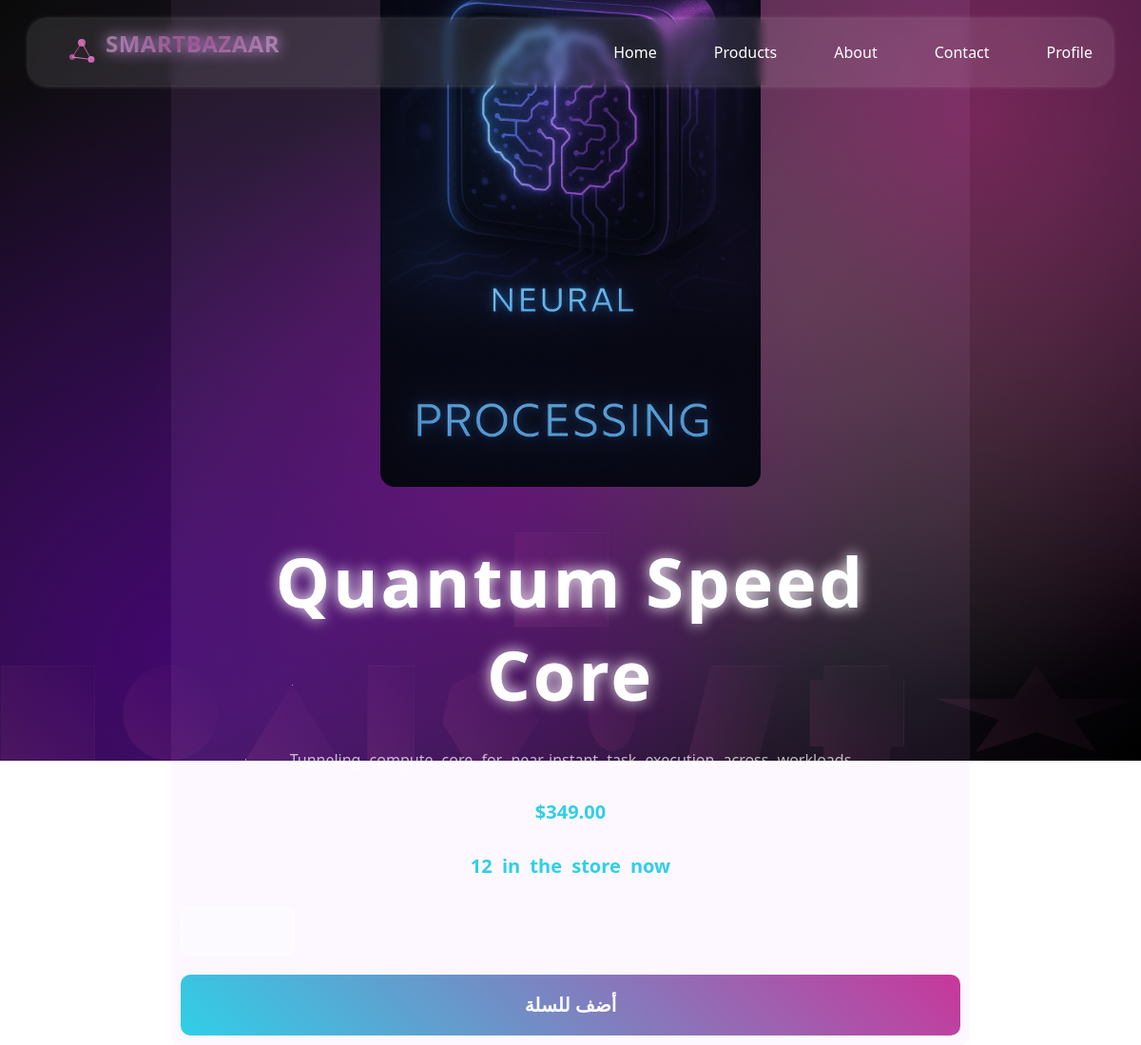
/Products/Products/2/ (signed in), run on the app's committed database.
### products/models.py (models this page shows, shortened)
class Product(models.Model):
    name = models.CharField(max_length=40)
    short_description = models.CharField(max_length=100)
    price = models.DecimalField(max_digits=10, decimal_places=2)
    stock = models.PositiveIntegerField(default=0)
    is_available = models.BooleanField(default=True)
    created_at = models.DateTimeField(auto_now_add=True)
    image = models.ImageField(upload_to='product_images/', blank=True, null=True)

### products/views.py (the view, shortened to what this page needs)
# urls.py: path('Products/<int:pk>/', ProductDetailView.as_view(), name='product_detail')
class ProductDetailView(LoginRequiredMixin, DetailView):
    model = Product
    template_name = 'products/product_detail.html'
    context_object_name = 'product'

### cart/cart.py (called while the page is built, shortened)
    def __iter__(self):
        product_ids = self.cart.keys()
        products = Product.objects.filter(id__in=product_ids, is_available=True)
        pmap = {str(p.id): p for p in products}

    def totals(self):
        subtotal = sum(i["line_total"] for i in self)
        return {"subtotal": subtotal, "grand_total": subtotal}

    def count(self):
        return sum(int(i["qty"]) for i in self.cart.values())

### cart/context_processors.py (called while the page is built)
def cart_context(request):
    cart = Cart(request)
    return {"cart_count": cart.count(), "cart_totals": cart.totals()}

### products/templates/products/product_detail.html (shortened to what this page needs)
{% load static %}
<!DOCTYPE html>
<html lang="en">
<head>
    <link rel="stylesheet" href="{% static 'products/style.css' %}" />
</head>
<body>
    <section class="animation_bg">
        <div></div>
        <div></div>
        <div></div>
        <div></div>
        <div></div>
        <div></div>
        <div></div>
        <div></div>
        <div></div>
        <div></div>
    </section>
    <nav>
        <div class="nav">
            <div class="Logo">
                <h1><a href="/">SmartBazaar</a></h1>
            </div>
            <div>
                <ul>
                    <li><a target="_blank" href="{% url 'home' %}">Home</a></li>
                    <li><a target="_blank" href="{% url 'product_list'%}">Products</a></li>
                    <li><a href="{% url 'about'%}">About</a></li>
                    <li><a href="{% url 'contact'%}">Contact</a></li>
                    {% if user.is_authenticated %}
                    <li> <a href="{% url 'profile' %}">Profile</a></li>
                    {% else %}
                    <li> <a href="{% url 'login' %}">Login</a></li>
                    <li><a href="{% url 'signup' %}">Sign Up</a></li>
                    {% endif %}
                </ul>
            </div>
        </div>
    </nav>
    <section class="connection" style="flex-direction: column">
        <div class="connection_form" style="width: 70%; text-align: center">
            {% if product.image %}
            <img src="{{ product.image.url }}" alt="{{ product.name }}" style="
            width: 100%;
            max-width: 400px;
            border-radius: 15px;
            align-self: center;
            margin-bottom: 20px;
          " /> {% endif %}
            <h2 style="color: white">{{ product.name }}</h2>
            <p style="color: rgba(255, 255, 255, 0.7); font-size: 16px">
                {{ product.short_description }}
            </p>
            <p style="color: #30cfe7; font-weight: bold; font-size: 20px">
                ${{ product.price }}
            </p>
            <p style="color: #30cfe7; font-weight: bold; font-size: 20px">
                {{ product.stock }} in the store now
            </p>
            <form method="post" action="{% url 'cart_add' product.id %}" class="d-flex gap-2">
                <input type="number" name="qty" class="form-control" min="1" max="{{ product.stock }}" value="1" style="max-width:120px">
                <button class="btn btn-success">أضف للسلة</button>
            </form>
        </div>
    </section>
</body>
</html>

### data on the page
Product: image (picture), name "Quantum Speed Core", short_description "Tunneling compute core for near-instant task execution across workloads", price "349.00", stock "12"
